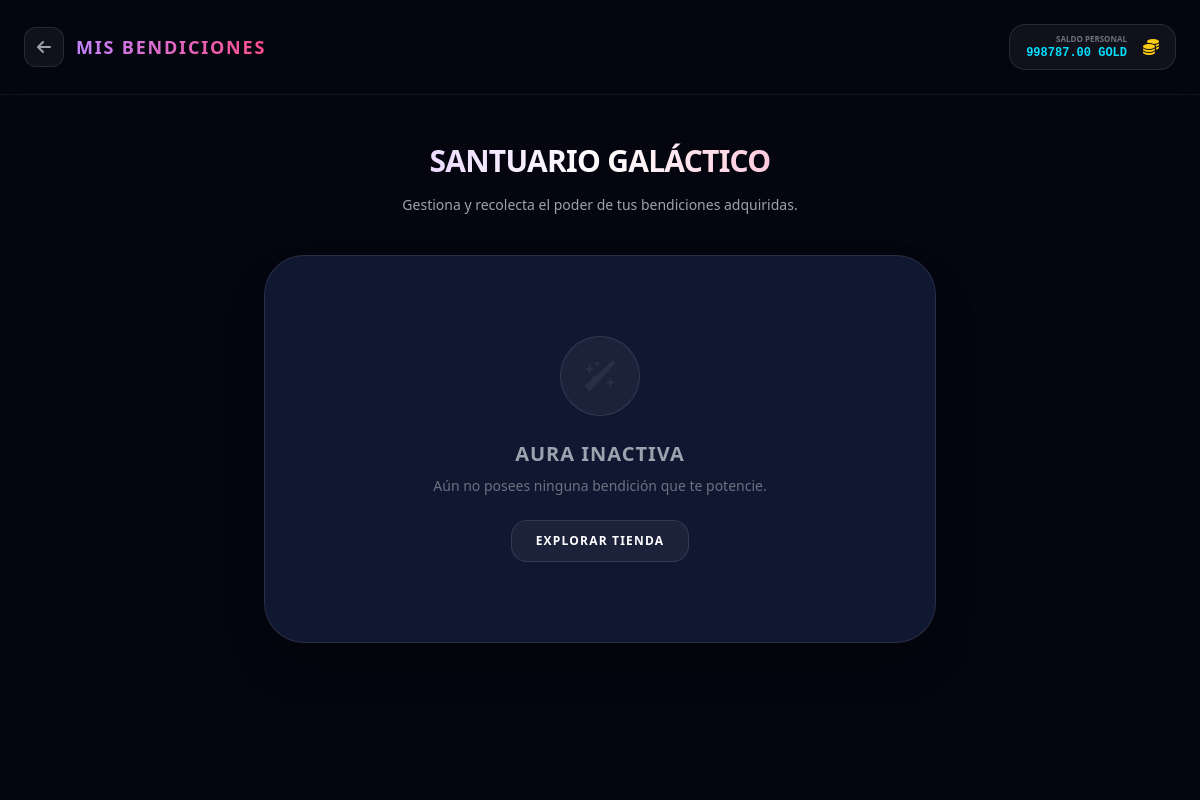
The page /my-blessings/ (signed in) on the database as committed earlier.
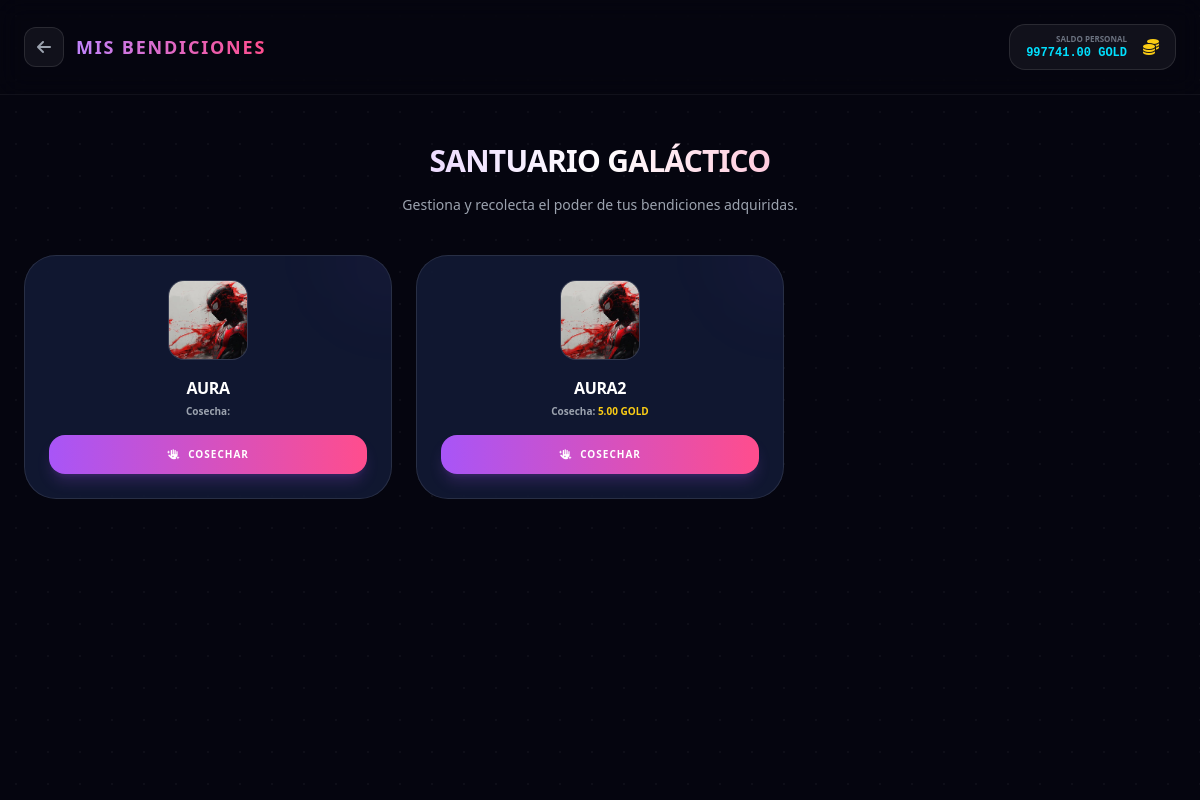
The same page on the database as committed later.
### game/models.py (models this page shows, shortened)
class Profile(models.Model):
    user = models.OneToOneField(settings.AUTH_USER_MODEL, on_delete=models.CASCADE)
    wallet_metamask_bsc = models.CharField(max_length=255,null=True,blank=True, unique=True)
    cosmos_gold = models.DecimalField(max_digits=12, decimal_places=2, default=Decimal('0.00'))
    black_gold = models.DecimalField(max_digits=12, decimal_places=2, default=Decimal('0.00'))
    points = models.IntegerField(default=0)
    alliance = models.ForeignKey('game.Alliance', on_delete=models.SET_NULL, null=True, blank=True, related_name='members_profiles')
    alliance_cooldown_until = models.DateTimeField(null=True, blank=True)
    created_at = models.DateTimeField(auto_now_add=True)

### game/models_blessings.py (models this page shows, shortened)
class UserDynamicBlessing(models.Model):
    user = models.ForeignKey(User, on_delete=models.CASCADE, related_name="owned_dynamic_blessings")
    blessing = models.ForeignKey(Blessing, on_delete=models.CASCADE)
    obtained_at = models.DateTimeField(auto_now_add=True)
    last_claim_at = models.DateTimeField(null=True, blank=True)
    class Meta:
        unique_together = ('user', 'blessing')

class Blessing(models.Model):
    name = models.CharField(max_length=100)
    image = models.ImageField(upload_to='blessings/', null=True, blank=True)
    price_gold = models.DecimalField(max_digits=12, decimal_places=2, default=0)
    price_mineral = models.ForeignKey('game.Mineral', on_delete=models.SET_NULL, null=True, blank=True, related_name='+')
    price_mineral_qty = models.DecimalField(max_digits=12, decimal_places=2, default=0)
    reward_mineral = models.ForeignKey('game.Mineral', on_delete=models.SET_NULL, null=True, blank=True, related_name='+')
    reward_mineral_qty = models.DecimalField(max_digits=12, decimal_places=2, default=0)
    reward_gold = models.DecimalField(max_digits=12, decimal_places=2, default=0)
    cooldown_hours = models.PositiveIntegerField(default=24, help_text="Horas antes de poder reclamar de nuevo")
    is_active = models.BooleanField(default=True)
    created_at = models.DateTimeField(auto_now_add=True)

### game/views_blessings.py (the view)
# urls.py: path("my-blessings/", my_blessings_view, name="my_blessings"),
@login_required
def my_blessings_view(request):
    profile, _ = Profile.objects.get_or_create(user=request.user)
    user_dynamic_blessings = UserDynamicBlessing.objects.filter(user=request.user).select_related('blessing', 'blessing__reward_mineral').order_by('-obtained_at')
    now = timezone.now()
    for ub in user_dynamic_blessings:
        if ub.last_claim_at:
            ub.next_claim_at = ub.last_claim_at + timedelta(hours=ub.blessing.cooldown_hours)
            ub.is_ready = now >= ub.next_claim_at
        else:
            ub.is_ready = True
            ub.next_claim_at = None
    return render(request, "game/my_blessings.html", {
        "profile": profile,
        "user_dynamic_blessings": user_dynamic_blessings,
        "now": now
    })

### game/templates/game/my_blessings.html (shortened to what the changed rows need)
<!DOCTYPE html>
<html lang="es">
<head>
  <script src="https://cdn.tailwindcss.com"></script>
  <link rel="stylesheet" href="https://cdnjs.cloudflare.com/ajax/libs/font-awesome/6.4.0/css/all.min.css">
</head>
<body class="min-h-screen bg-space text-white overflow-x-hidden relative pb-20">
  <header class="relative z-10 px-6 py-6 border-b border-white/5 backdrop-blur-md">
    <div class="max-w-7xl mx-auto flex items-center justify-between">
      <div class="flex items-center gap-4 bg-white/5 border border-white/10 px-4 py-2 rounded-2xl">
        <div class="text-right">
          <p class="text-[8px] uppercase text-gray-500 font-bold">Saldo Personal</p>
          <p class="text-xs font-mono font-black text-accent">{{ profile.cosmos_gold }} GOLD</p>
        </div>
      </div>
    </div>
  </header>
  <main class="relative z-10 max-w-7xl mx-auto px-6 mt-12">
    <div class="text-center mb-10">
      <h1 class="text-3xl font-black mb-4 bg-gradient-to-r from-purple-400 via-white to-pink bg-clip-text text-transparent uppercase tracking-tight">Santuario Galáctico</h1>
    </div>
    {% if user_dynamic_blessings %}
    <div class="grid gap-6 sm:grid-cols-2 lg:grid-cols-3">
        {% for ub in user_dynamic_blessings %}
        <div class="bg-card backdrop-blur-xl border border-white/10 rounded-[32px] p-6 flex flex-col items-center text-center gap-4 relative overflow-hidden group hover:border-purple-500/30 transition-all">
            <div class="absolute -top-12 -right-12 w-24 h-24 bg-purple-500/5 rounded-full blur-2xl group-hover:bg-purple-500/15 transition-all"></div>
            <div class="w-20 h-20 rounded-2xl bg-white/5 border border-white/10 flex items-center justify-center overflow-hidden">
                {% if ub.blessing.image %}
                <img src="{{ ub.blessing.image.url }}" class="w-full h-full object-cover">
                {% else %}
                <i class="fas fa-magic text-3xl text-purple-400"></i>
                {% endif %}
            </div>
            <div>
                <h3 class="font-black text-white text-base uppercase tracking-tight">{{ ub.blessing.name }}</h3>
                <p class="text-[10px] text-gray-400 font-bold mt-1">
                    Cosecha:
                    {% if ub.blessing.reward_gold > 0 %}
                      <span class="text-yellow-400">{{ ub.blessing.reward_gold }} GOLD</span>
                    {% endif %}
                </p>
            </div>
            {% if ub.is_ready %}
            <button onclick="farmBlessing('{{ ub.id }}')"
                    class="mt-auto w-full py-3 rounded-2xl bg-gradient-to-r from-purple-500 to-pink text-white font-black uppercase text-[10px] tracking-widest hover:brightness-110 shadow-lg shadow-purple-500/20 active:scale-[0.98] transition-all">
                <i class="fas fa-hand-sparkles mr-1"></i> Cosechar
            </button>
            {% endif %}
        </div>
        {% endfor %}
    </div>
    {% else %}
    <div class="bg-card backdrop-blur-xl border border-white/10 rounded-[40px] p-20 text-center max-w-2xl mx-auto shadow-2xl">
        <div class="w-20 h-20 rounded-full bg-white/5 flex items-center justify-center mx-auto mb-6 text-gray-600 border border-white/10">
            <i class="fas fa-wand-sparkles text-3xl opacity-30"></i>
        </div>
        <h3 class="text-xl font-bold mb-2 uppercase text-gray-400 tracking-wider">Aura Inactiva</h3>
        <p class="text-gray-500 text-sm mb-6">Aún no posees ninguna bendición que te potencie.</p>
        <a href="/chests/" class="px-6 py-3 rounded-2xl bg-white/5 border border-white/10 text-xs font-black uppercase tracking-widest hover:bg-purple-500/10 hover:text-purple-400 hover:border-purple-500/30 transition-all inline-block">
            Explorar Tienda
        </a>
    </div>
    {% endif %}
  </main>
</body>
</html>

Rows that differ between the two databases and show on the page:
changed Profile: cosmos_gold "998787.00" → "997741.00"
added UserDynamicBlessing: blessing.image (picture), blessing.name "AURA"
added UserDynamicBlessing: blessing.image (picture), blessing.name "AURA2", blessing.reward_gold "5.00"
Other text that changed with them:
text no longer shown: "AURA INACTIVA Aún no posees ninguna bendición que te potencie. EXPLORAR TIENDA"
